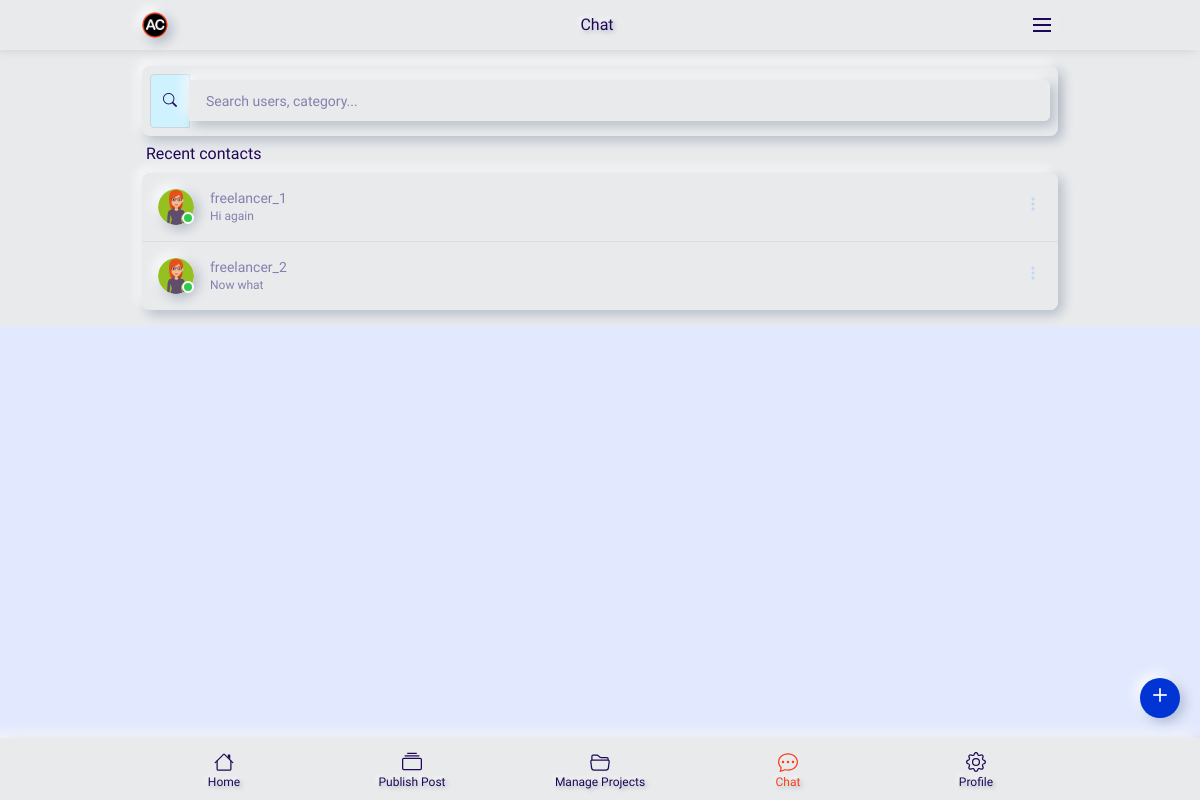
Before: /conversation.php (signed in) with the older database file.
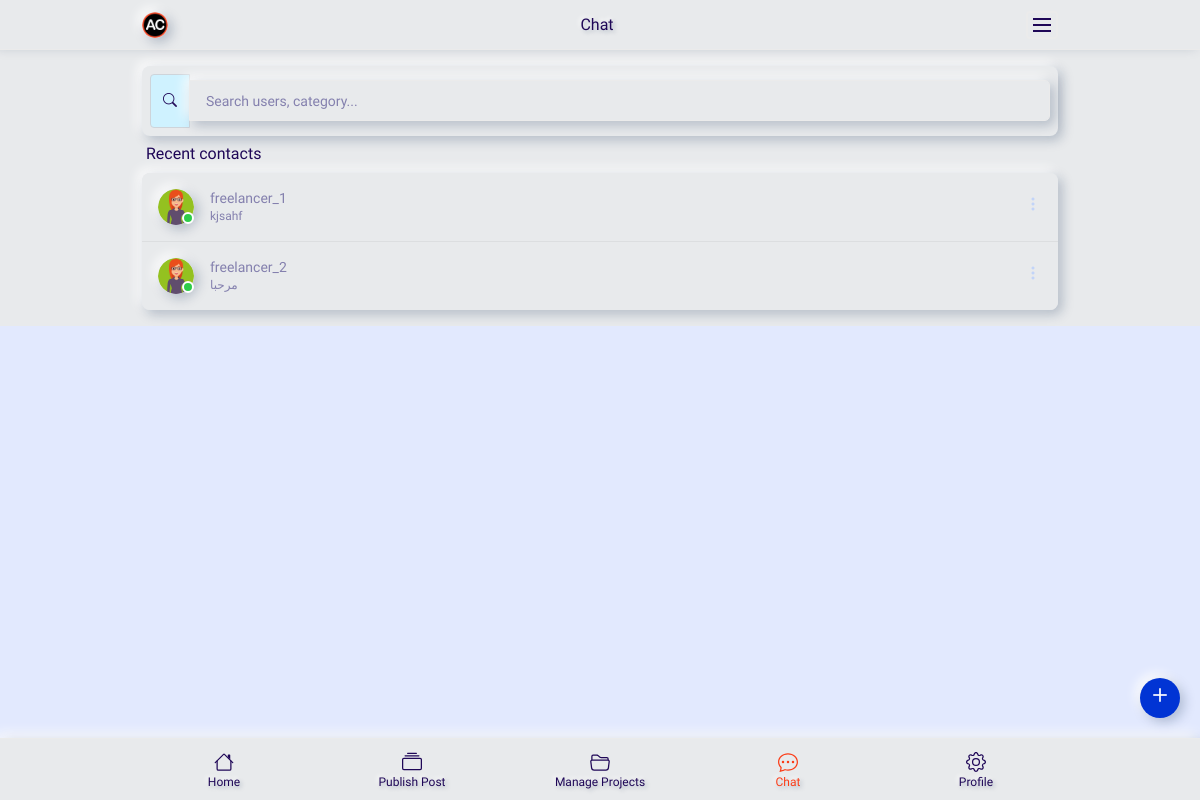
After: the same page with the newer database file.
### tables this page shows
CREATE TABLE `user` (
  `id` int(11) NOT NULL,
  `first_name` varchar(255) NOT NULL,
  `last_name` varchar(255) DEFAULT NULL,
  `id_number` int(11) DEFAULT NULL,
  `email` varchar(255) NOT NULL,
  `username` varchar(255) NOT NULL,
  `password` varchar(255) NOT NULL,
  `phone_number` int(11) NOT NULL,
  `skills` varchar(255) DEFAULT NULL,
  `language` varchar(255) DEFAULT NULL,
  `bio` varchar(255) DEFAULT NULL,
  `hourly_rate` int(11) DEFAULT NULL,
  `wallet` int(11) DEFAULT NULL,
  `location` varchar(255) DEFAULT NULL,
  `category` varchar(255) DEFAULT NULL,
  `join_date` datetime NOT NULL,
  `group_id` int(11) NOT NULL
);

CREATE TABLE `messages` (
  `id` int(11) NOT NULL,
  `creator_id` int(11) NOT NULL,
  `destination_id` int(11) NOT NULL,
  `message` text NOT NULL,
  `created_at` datetime NOT NULL
);

### conversation.php (the view, shortened to what the changed rows need)
<?php
require('connect.php');
$stmt = $pdo->prepare("SELECT DISTINCT user.id, username FROM user, messages WHERE (creator_id = user.id AND destination_id = ?) OR (creator_id = ? AND destination_id = user.id)");
$stmt->execute([$_SESSION['id'], $_SESSION['id']]);
$textedUser = $stmt->fetchAll();
?>
<!DOCTYPE html>
<html lang="en">
<head>
    <link rel="stylesheet" href="css/bootstrap.min.css">
    <link rel="stylesheet" href="css/animate.css">
    <link rel="stylesheet" href="css/owl.carousel.min.css">
    <link rel="stylesheet" href="css/font-awesome.min.css">
    <link rel="stylesheet" href="css/bootstrap-icons.css">
    <link rel="stylesheet" href="css/magnific-popup.css">
    <link rel="stylesheet" href="css/ion.rangeSlider.min.css">
    <link rel="stylesheet" href="css/dataTables.bootstrap4.min.css">
    <link rel="stylesheet" href="css/apexcharts.css">
    <link rel="stylesheet" href="style.css">
</head>
<body class="pe-0">
    <div class="page-content-wrapper py-3">
        <div class="container">
            <ul class="ps-0 chat-user-list">
                <?php
                foreach($textedUser as $row)
                {
                    $stmt = $pdo->prepare("SELECT MAX(messages.id) AS lastONe FROM messages, user WHERE ((creator_id =:him AND destination_id =:me) OR (creator_id =:me AND destination_id =:him))");
                    $stmt->execute(['me' => $_SESSION['id'], 'him' => $row['id']]);
                    $lastMessage = $stmt->fetch();
                    $lastOne = $lastMessage['lastONe'];
                    $stmt = $pdo->prepare("SELECT message FROM messages WHERE messages.id =:hi");
                    $stmt->execute(['hi' => $lastOne]);
                    $lastMes = $stmt->fetch();
                    ?>
                <li class="p-3">
                    <a class="d-flex" href="chat.php?<?php echo 'id='.$row['id'];?>">
                        <div class="chat-user-thumbnail me-3 shadow"><img class="img-circle" src="img/bg-img/user2.png" alt=""><span class="active-status"></span></div>
                        <div class="chat-user-info">
                            <h6 class="text-truncate mb-0"><?php echo $row['username'];?></h6>
                            <div class="last-chat">
                                <p class="text-truncate mb-0"><?php echo $lastMes['message']; ?></p>
                            </div>
                        </div>
                    </a>
                    <div class="dropstart chat-options-btn">
                        <button class="btn dropdown-toggle" type="button" data-bs-toggle="dropdown" aria-expanded="false"><i class="bi bi-three-dots-vertical"></i></button>
                    </div>
                </li>
                <?php } ?>
            </ul>
        </div>
    </div>
</body>
</html>

Changed rows visible on the page:
changed user "freelancer_1": messages.message "Hi again" → "kjsahf"
computed for user "freelancer_2": messages.message "Now what" → "مرحبا"
